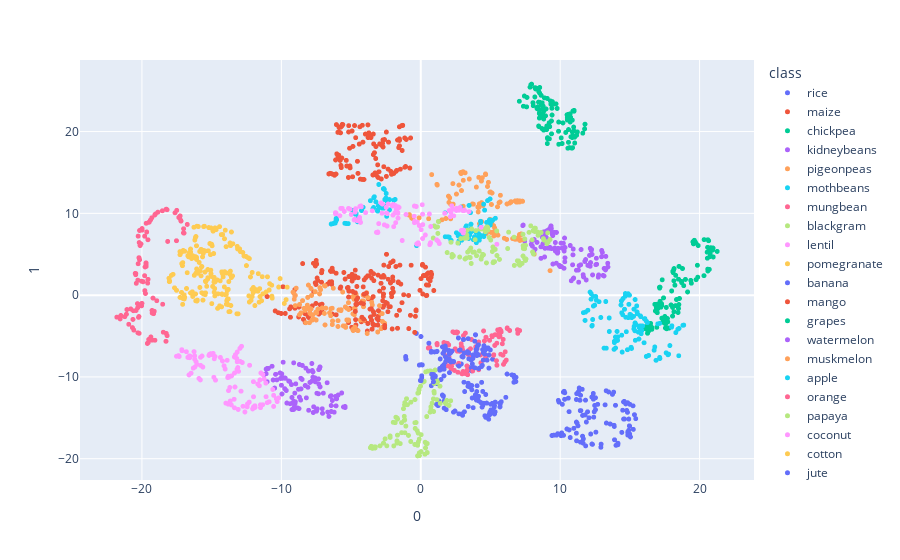

Source (notebook cell):
### Code cell
tsne = TSNE(n_components=3, random_state=0, perplexity=15)
projections_tsne = tsne.fit_transform(dataframe_escalado, )

fig = px.scatter(
    projections_tsne, x=0, y=1, #z=2,
    color=dataframe['label'], labels={'color': 'class'}
)
fig.update_traces(marker_size=5)
fig.show()
